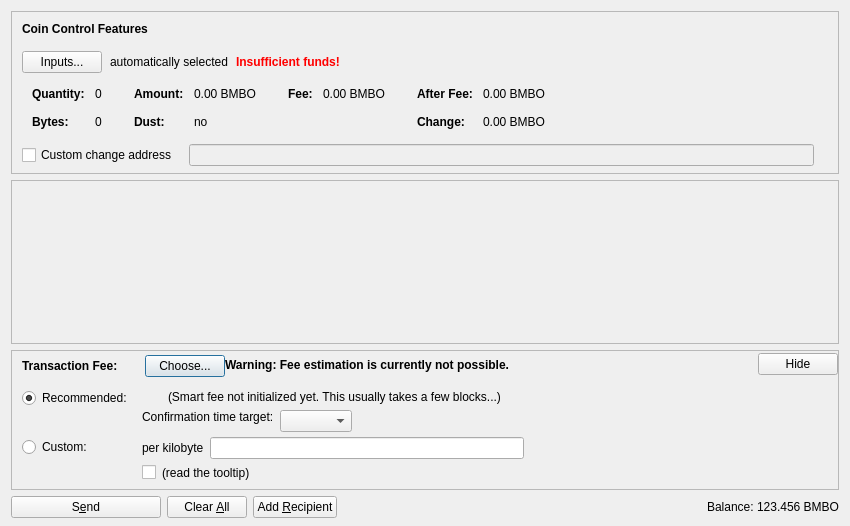
<?xml version="1.0" encoding="UTF-8"?>
<ui version="4.0">
 <class>SendCoinsDialog</class>
 <widget class="QDialog" name="SendCoinsDialog">
  <property name="geometry">
   <rect>
    <x>0</x>
    <y>0</y>
    <width>850</width>
    <height>526</height>
   </rect>
  </property>
  <property name="windowTitle">
   <string>Send Coins</string>
  </property>
  <layout class="QVBoxLayout" name="verticalLayout" stretch="0,1,0,0">
   <property name="bottomMargin">
    <number>8</number>
   </property>
   <item>
    <widget class="QFrame" name="frameCoinControl">
     <property name="sizePolicy">
      <sizepolicy hsizetype="Expanding" vsizetype="Expanding">
       <horstretch>0</horstretch>
       <verstretch>0</verstretch>
      </sizepolicy>
     </property>
     <property name="maximumSize">
      <size>
       <width>16777215</width>
       <height>16777215</height>
      </size>
     </property>
     <property name="frameShape">
      <enum>QFrame::StyledPanel</enum>
     </property>
     <property name="frameShadow">
      <enum>QFrame::Sunken</enum>
     </property>
     <layout class="QVBoxLayout" name="verticalLayoutCoinControl2">
      <property name="spacing">
       <number>0</number>
      </property>
      <property name="leftMargin">
       <number>0</number>
      </property>
      <property name="topMargin">
       <number>0</number>
      </property>
      <property name="rightMargin">
       <number>0</number>
      </property>
      <property name="bottomMargin">
       <number>6</number>
      </property>
      <item>
       <layout class="QVBoxLayout" name="verticalLayoutCoinControl" stretch="0,0,0,0,1">
        <property name="spacing">
         <number>0</number>
        </property>
        <property name="leftMargin">
         <number>10</number>
        </property>
        <property name="topMargin">
         <number>10</number>
        </property>
        <item>
         <layout class="QHBoxLayout" name="horizontalLayoutCoinControl1">
          <property name="bottomMargin">
           <number>15</number>
          </property>
          <item>
           <widget class="QLabel" name="labelCoinControlFeatures">
            <property name="sizePolicy">
             <sizepolicy hsizetype="Preferred" vsizetype="Maximum">
              <horstretch>0</horstretch>
              <verstretch>0</verstretch>
             </sizepolicy>
            </property>
            <property name="font">
             <font>
              <weight>75</weight>
              <bold>true</bold>
             </font>
            </property>
            <property name="styleSheet">
             <string notr="true">font-weight:bold;</string>
            </property>
            <property name="text">
             <string>Coin Control Features</string>
            </property>
           </widget>
          </item>
         </layout>
        </item>
        <item>
         <layout class="QHBoxLayout" name="horizontalLayoutCoinControl2" stretch="0,0,0,0">
          <property name="spacing">
           <number>8</number>
          </property>
          <property name="bottomMargin">
           <number>10</number>
          </property>
          <item>
           <widget class="QPushButton" name="pushButtonCoinControl">
            <property name="styleSheet">
             <string notr="true"/>
            </property>
            <property name="text">
             <string>Inputs...</string>
            </property>
            <property name="autoDefault">
             <bool>false</bool>
            </property>
           </widget>
          </item>
          <item>
           <widget class="QLabel" name="labelCoinControlAutomaticallySelected">
            <property name="text">
             <string>automatically selected</string>
            </property>
            <property name="margin">
             <number>5</number>
            </property>
           </widget>
          </item>
          <item>
           <widget class="QLabel" name="labelCoinControlInsuffFunds">
            <property name="font">
             <font>
              <weight>75</weight>
              <bold>true</bold>
             </font>
            </property>
            <property name="styleSheet">
             <string notr="true">color:red;font-weight:bold;</string>
            </property>
            <property name="text">
             <string>Insufficient funds!</string>
            </property>
            <property name="margin">
             <number>5</number>
            </property>
           </widget>
          </item>
          <item>
           <spacer name="horizontalSpacerCoinControl">
            <property name="orientation">
             <enum>Qt::Horizontal</enum>
            </property>
            <property name="sizeHint" stdset="0">
             <size>
              <width>40</width>
              <height>1</height>
             </size>
            </property>
           </spacer>
          </item>
         </layout>
        </item>
        <item>
         <widget class="QWidget" name="widgetCoinControl" native="true">
          <property name="sizePolicy">
           <sizepolicy hsizetype="Preferred" vsizetype="Preferred">
            <horstretch>0</horstretch>
            <verstretch>0</verstretch>
           </sizepolicy>
          </property>
          <property name="minimumSize">
           <size>
            <width>0</width>
            <height>0</height>
           </size>
          </property>
          <property name="styleSheet">
           <string notr="true"/>
          </property>
          <layout class="QHBoxLayout" name="horizontalLayoutCoinControl5">
           <property name="leftMargin">
            <number>0</number>
           </property>
           <property name="topMargin">
            <number>0</number>
           </property>
           <property name="rightMargin">
            <number>0</number>
           </property>
           <property name="bottomMargin">
            <number>0</number>
           </property>
           <item>
            <layout class="QHBoxLayout" name="horizontalLayoutCoinControl3" stretch="0,0,0,1">
             <property name="spacing">
              <number>20</number>
             </property>
             <property name="topMargin">
              <number>0</number>
             </property>
             <property name="bottomMargin">
              <number>10</number>
             </property>
             <item>
              <layout class="QFormLayout" name="formLayoutCoinControl1">
               <property name="horizontalSpacing">
                <number>10</number>
               </property>
               <property name="verticalSpacing">
                <number>14</number>
               </property>
               <property name="leftMargin">
                <number>10</number>
               </property>
               <property name="topMargin">
                <number>4</number>
               </property>
               <property name="rightMargin">
                <number>6</number>
               </property>
               <item row="0" column="0">
                <widget class="QLabel" name="labelCoinControlQuantityText">
                 <property name="font">
                  <font>
                   <weight>75</weight>
                   <bold>true</bold>
                  </font>
                 </property>
                 <property name="text">
                  <string>Quantity:</string>
                 </property>
                 <property name="margin">
                  <number>0</number>
                 </property>
                </widget>
               </item>
               <item row="0" column="1">
                <widget class="QLabel" name="labelCoinControlQuantity">
                 <property name="cursor">
                  <cursorShape>IBeamCursor</cursorShape>
                 </property>
                 <property name="contextMenuPolicy">
                  <enum>Qt::ActionsContextMenu</enum>
                 </property>
                 <property name="text">
                  <string notr="true">0</string>
                 </property>
                 <property name="margin">
                  <number>0</number>
                 </property>
                 <property name="textInteractionFlags">
                  <set>Qt::LinksAccessibleByMouse|Qt::TextSelectableByKeyboard|Qt::TextSelectableByMouse</set>
                 </property>
                </widget>
               </item>
               <item row="1" column="0">
                <widget class="QLabel" name="labelCoinControlBytesText">
                 <property name="font">
                  <font>
                   <weight>75</weight>
                   <bold>true</bold>
                  </font>
                 </property>
                 <property name="text">
                  <string>Bytes:</string>
                 </property>
                </widget>
               </item>
               <item row="1" column="1">
                <widget class="QLabel" name="labelCoinControlBytes">
                 <property name="cursor">
                  <cursorShape>IBeamCursor</cursorShape>
                 </property>
                 <property name="contextMenuPolicy">
                  <enum>Qt::ActionsContextMenu</enum>
                 </property>
                 <property name="text">
                  <string notr="true">0</string>
                 </property>
                 <property name="textInteractionFlags">
                  <set>Qt::LinksAccessibleByMouse|Qt::TextSelectableByKeyboard|Qt::TextSelectableByMouse</set>
                 </property>
                </widget>
               </item>
              </layout>
             </item>
             <item>
              <layout class="QFormLayout" name="formLayoutCoinControl2">
               <property name="horizontalSpacing">
                <number>10</number>
               </property>
               <property name="verticalSpacing">
                <number>14</number>
               </property>
               <property name="leftMargin">
                <number>6</number>
               </property>
               <property name="topMargin">
                <number>4</number>
               </property>
               <property name="rightMargin">
                <number>6</number>
               </property>
               <item row="0" column="0">
                <widget class="QLabel" name="labelCoinControlAmountText">
                 <property name="font">
                  <font>
                   <weight>75</weight>
                   <bold>true</bold>
                  </font>
                 </property>
                 <property name="text">
                  <string>Amount:</string>
                 </property>
                 <property name="margin">
                  <number>0</number>
                 </property>
                </widget>
               </item>
               <item row="0" column="1">
                <widget class="QLabel" name="labelCoinControlAmount">
                 <property name="cursor">
                  <cursorShape>IBeamCursor</cursorShape>
                 </property>
                 <property name="contextMenuPolicy">
                  <enum>Qt::ActionsContextMenu</enum>
                 </property>
                 <property name="text">
                  <string notr="true">0.00 BMBO</string>
                 </property>
                 <property name="textInteractionFlags">
                  <set>Qt::LinksAccessibleByMouse|Qt::TextSelectableByKeyboard|Qt::TextSelectableByMouse</set>
                 </property>
                </widget>
               </item>
               <item row="1" column="0">
                <widget class="QLabel" name="labelCoinControlLowOutputText">
                 <property name="font">
                  <font>
                   <weight>75</weight>
                   <bold>true</bold>
                  </font>
                 </property>
                 <property name="text">
                  <string>Dust:</string>
                 </property>
                </widget>
               </item>
               <item row="1" column="1">
                <widget class="QLabel" name="labelCoinControlLowOutput">
                 <property name="cursor">
                  <cursorShape>IBeamCursor</cursorShape>
                 </property>
                 <property name="contextMenuPolicy">
                  <enum>Qt::ActionsContextMenu</enum>
                 </property>
                 <property name="text">
                  <string notr="true">no</string>
                 </property>
                 <property name="textInteractionFlags">
                  <set>Qt::LinksAccessibleByMouse|Qt::TextSelectableByKeyboard|Qt::TextSelectableByMouse</set>
                 </property>
                </widget>
               </item>
              </layout>
             </item>
             <item>
              <layout class="QFormLayout" name="formLayoutCoinControl3">
               <property name="horizontalSpacing">
                <number>10</number>
               </property>
               <property name="verticalSpacing">
                <number>14</number>
               </property>
               <property name="leftMargin">
                <number>6</number>
               </property>
               <property name="topMargin">
                <number>4</number>
               </property>
               <property name="rightMargin">
                <number>6</number>
               </property>
               <item row="0" column="0">
                <widget class="QLabel" name="labelCoinControlFeeText">
                 <property name="font">
                  <font>
                   <weight>75</weight>
                   <bold>true</bold>
                  </font>
                 </property>
                 <property name="text">
                  <string>Fee:</string>
                 </property>
                 <property name="margin">
                  <number>0</number>
                 </property>
                </widget>
               </item>
               <item row="0" column="1">
                <widget class="QLabel" name="labelCoinControlFee">
                 <property name="cursor">
                  <cursorShape>IBeamCursor</cursorShape>
                 </property>
                 <property name="contextMenuPolicy">
                  <enum>Qt::ActionsContextMenu</enum>
                 </property>
                 <property name="text">
                  <string notr="true">0.00 BMBO</string>
                 </property>
                 <property name="textInteractionFlags">
                  <set>Qt::LinksAccessibleByMouse|Qt::TextSelectableByKeyboard|Qt::TextSelectableByMouse</set>
                 </property>
                </widget>
               </item>
              </layout>
             </item>
             <item>
              <layout class="QFormLayout" name="formLayoutCoinControl4">
               <property name="horizontalSpacing">
                <number>10</number>
               </property>
               <property name="verticalSpacing">
                <number>14</number>
               </property>
               <property name="leftMargin">
                <number>6</number>
               </property>
               <property name="topMargin">
                <number>4</number>
               </property>
               <property name="rightMargin">
                <number>6</number>
               </property>
               <item row="0" column="0">
                <widget class="QLabel" name="labelCoinControlAfterFeeText">
                 <property name="font">
                  <font>
                   <weight>75</weight>
                   <bold>true</bold>
                  </font>
                 </property>
                 <property name="text">
                  <string>After Fee:</string>
                 </property>
                 <property name="margin">
                  <number>0</number>
                 </property>
                </widget>
               </item>
               <item row="0" column="1">
                <widget class="QLabel" name="labelCoinControlAfterFee">
                 <property name="cursor">
                  <cursorShape>IBeamCursor</cursorShape>
                 </property>
                 <property name="contextMenuPolicy">
                  <enum>Qt::ActionsContextMenu</enum>
                 </property>
                 <property name="text">
                  <string notr="true">0.00 BMBO</string>
                 </property>
                 <property name="textInteractionFlags">
                  <set>Qt::LinksAccessibleByMouse|Qt::TextSelectableByKeyboard|Qt::TextSelectableByMouse</set>
                 </property>
                </widget>
               </item>
               <item row="1" column="0">
                <widget class="QLabel" name="labelCoinControlChangeText">
                 <property name="font">
                  <font>
                   <weight>75</weight>
                   <bold>true</bold>
                  </font>
                 </property>
                 <property name="text">
                  <string>Change:</string>
                 </property>
                </widget>
               </item>
               <item row="1" column="1">
                <widget class="QLabel" name="labelCoinControlChange">
                 <property name="cursor">
                  <cursorShape>IBeamCursor</cursorShape>
                 </property>
                 <property name="contextMenuPolicy">
                  <enum>Qt::ActionsContextMenu</enum>
                 </property>
                 <property name="text">
                  <string notr="true">0.00 BMBO</string>
                 </property>
                 <property name="textInteractionFlags">
                  <set>Qt::LinksAccessibleByMouse|Qt::TextSelectableByKeyboard|Qt::TextSelectableByMouse</set>
                 </property>
                </widget>
               </item>
              </layout>
             </item>
            </layout>
           </item>
          </layout>
         </widget>
        </item>
        <item>
         <layout class="QHBoxLayout" name="horizontalLayoutCoinControl4" stretch="0,0,0">
          <property name="spacing">
           <number>12</number>
          </property>
          <property name="sizeConstraint">
           <enum>QLayout::SetDefaultConstraint</enum>
          </property>
          <property name="topMargin">
           <number>5</number>
          </property>
          <property name="rightMargin">
           <number>5</number>
          </property>
          <item>
           <widget class="QCheckBox" name="checkBoxCoinControlChange">
            <property name="toolTip">
             <string>If this is activated, but the change address is empty or invalid, change will be sent to a newly generated address.</string>
            </property>
            <property name="text">
             <string>Custom change address</string>
            </property>
           </widget>
          </item>
          <item>
           <widget class="QValidatedLineEdit" name="lineEditCoinControlChange">
            <property name="enabled">
             <bool>false</bool>
            </property>
            <property name="sizePolicy">
             <sizepolicy hsizetype="Expanding" vsizetype="Fixed">
              <horstretch>0</horstretch>
              <verstretch>0</verstretch>
             </sizepolicy>
            </property>
           </widget>
          </item>
          <item>
           <widget class="QLabel" name="labelCoinControlChangeLabel">
            <property name="sizePolicy">
             <sizepolicy hsizetype="Preferred" vsizetype="Expanding">
              <horstretch>0</horstretch>
              <verstretch>0</verstretch>
             </sizepolicy>
            </property>
            <property name="minimumSize">
             <size>
              <width>0</width>
              <height>0</height>
             </size>
            </property>
            <property name="text">
             <string/>
            </property>
            <property name="margin">
             <number>3</number>
            </property>
           </widget>
          </item>
         </layout>
        </item>
        <item>
         <spacer name="verticalSpacerCoinControl">
          <property name="orientation">
           <enum>Qt::Vertical</enum>
          </property>
          <property name="sizeHint" stdset="0">
           <size>
            <width>800</width>
            <height>1</height>
           </size>
          </property>
         </spacer>
        </item>
       </layout>
      </item>
     </layout>
    </widget>
   </item>
   <item>
    <widget class="QScrollArea" name="scrollArea">
     <property name="widgetResizable">
      <bool>true</bool>
     </property>
     <widget class="QWidget" name="scrollAreaWidgetContents">
      <property name="geometry">
       <rect>
        <x>0</x>
        <y>0</y>
        <width>830</width>
        <height>104</height>
       </rect>
      </property>
      <layout class="QVBoxLayout" name="verticalLayout_2" stretch="0,1">
       <property name="leftMargin">
        <number>0</number>
       </property>
       <property name="topMargin">
        <number>0</number>
       </property>
       <property name="rightMargin">
        <number>0</number>
       </property>
       <property name="bottomMargin">
        <number>0</number>
       </property>
       <item>
        <layout class="QVBoxLayout" name="entries">
         <property name="spacing">
          <number>6</number>
         </property>
        </layout>
       </item>
       <item>
        <spacer name="verticalSpacer">
         <property name="orientation">
          <enum>Qt::Vertical</enum>
         </property>
         <property name="sizeHint" stdset="0">
          <size>
           <width>20</width>
           <height>40</height>
          </size>
         </property>
        </spacer>
       </item>
      </layout>
     </widget>
    </widget>
   </item>
   <item>
    <widget class="QFrame" name="frameFee">
     <property name="sizePolicy">
      <sizepolicy hsizetype="Expanding" vsizetype="Expanding">
       <horstretch>0</horstretch>
       <verstretch>0</verstretch>
      </sizepolicy>
     </property>
     <property name="maximumSize">
      <size>
       <width>16777215</width>
       <height>16777215</height>
      </size>
     </property>
     <property name="frameShape">
      <enum>QFrame::StyledPanel</enum>
     </property>
     <property name="frameShadow">
      <enum>QFrame::Sunken</enum>
     </property>
     <layout class="QVBoxLayout" name="verticalLayoutFee1">
      <property name="spacing">
       <number>0</number>
      </property>
      <property name="leftMargin">
       <number>0</number>
      </property>
      <property name="topMargin">
       <number>0</number>
      </property>
      <property name="rightMargin">
       <number>0</number>
      </property>
      <property name="bottomMargin">
       <number>0</number>
      </property>
      <item>
       <layout class="QVBoxLayout" name="verticalLayoutFee2" stretch="0,0,0">
        <property name="spacing">
         <number>0</number>
        </property>
        <property name="leftMargin">
         <number>10</number>
        </property>
        <property name="topMargin">
         <number>0</number>
        </property>
        <item>
         <layout class="QHBoxLayout" name="horizontalLayoutFee1">
          <property name="bottomMargin">
           <number>0</number>
          </property>
          <item>
           <layout class="QVBoxLayout" name="verticalLayoutFee7">
            <property name="spacing">
             <number>0</number>
            </property>
            <item>
             <spacer name="verticalSpacerSmartFee">
              <property name="orientation">
               <enum>Qt::Vertical</enum>
              </property>
              <property name="sizeType">
               <enum>QSizePolicy::Fixed</enum>
              </property>
              <property name="sizeHint" stdset="0">
               <size>
                <width>1</width>
                <height>4</height>
               </size>
              </property>
             </spacer>
            </item>
            <item>
             <layout class="QHBoxLayout" name="horizontalLayoutSmartFee">
              <property name="spacing">
               <number>10</number>
              </property>
              <item>
               <widget class="QLabel" name="labelFeeHeadline">
                <property name="sizePolicy">
                 <sizepolicy hsizetype="Preferred" vsizetype="Maximum">
                  <horstretch>0</horstretch>
                  <verstretch>0</verstretch>
                 </sizepolicy>
                </property>
                <property name="font">
                 <font>
                  <weight>75</weight>
                  <bold>true</bold>
                 </font>
                </property>
                <property name="styleSheet">
                 <string notr="true">font-weight:bold;</string>
                </property>
                <property name="text">
                 <string>Transaction Fee:</string>
                </property>
               </widget>
              </item>
              <item>
               <widget class="QLabel" name="labelFeeMinimized">
                <property name="text">
                 <string/>
                </property>
               </widget>
              </item>
              <item>
               <widget class="QPushButton" name="buttonChooseFee">
                <property name="text">
                 <string>Choose...</string>
                </property>
               </widget>
              </item>
             </layout>
            </item>
            <item>
             <spacer name="verticalSpacer_5">
              <property name="orientation">
               <enum>Qt::Vertical</enum>
              </property>
              <property name="sizeHint" stdset="0">
               <size>
                <width>1</width>
                <height>1</height>
               </size>
              </property>
             </spacer>
            </item>
           </layout>
          </item>
          <item>
           <widget class="QLabel" name="fallbackFeeWarningLabel">
            <property name="toolTip">
             <string>Using the fallbackfee can result in sending a transaction that will take several hours or days (or never) to confirm. Consider choosing your fee manually or wait until you have validated the complete chain.</string>
            </property>
            <property name="font">
            <font>
                <weight>75</weight>
                <bold>true</bold>
            </font>
            </property>
            <property name="text">
             <string>Warning: Fee estimation is currently not possible.</string>
            </property>
            <property name="wordWrap">
             <bool>false</bool>
            </property>
           </widget>
          </item>
          <item>
           <spacer name="horizontalSpacer_4">
            <property name="orientation">
             <enum>Qt::Horizontal</enum>
            </property>
            <property name="sizeType">
             <enum>QSizePolicy::MinimumExpanding</enum>
            </property>
            <property name="sizeHint" stdset="0">
             <size>
              <width>40</width>
              <height>20</height>
             </size>
            </property>
           </spacer>
          </item>
          <item>
           <widget class="QPushButton" name="buttonMinimizeFee">
            <property name="toolTip">
             <string>collapse fee-settings</string>
            </property>
            <property name="text">
             <string>Hide</string>
            </property>
           </widget>
          </item>
         </layout>
        </item>
        <item>
         <widget class="QFrame" name="frameFeeSelection">
          <layout class="QVBoxLayout" name="verticalLayoutFee12">
           <property name="spacing">
            <number>0</number>
           </property>
           <property name="leftMargin">
            <number>0</number>
           </property>
           <property name="topMargin">
            <number>0</number>
           </property>
           <property name="rightMargin">
            <number>0</number>
           </property>
           <property name="bottomMargin">
            <number>0</number>
           </property>
           <item>
            <layout class="QGridLayout" name="gridLayoutFee">
             <property name="topMargin">
              <number>10</number>
             </property>
             <property name="bottomMargin">
              <number>4</number>
             </property>
             <property name="horizontalSpacing">
              <number>10</number>
             </property>
             <property name="verticalSpacing">
              <number>4</number>
             </property>
             <item row="1" column="1">
              <layout class="QVBoxLayout" name="verticalLayoutFee8">
               <property name="spacing">
                <number>6</number>
               </property>
               <item>
                <layout class="QHBoxLayout" name="horizontalLayoutFee13">
                 <item>
                  <widget class="QLabel" name="labelCustomPerKilobyte">
                   <property name="toolTip">
                    <string>If the custom fee is set to 1000 satoshis and the transaction is only 250 bytes, then &quot;per kilobyte&quot; only pays 250 satoshis in fee, while &quot;total at least&quot; pays 1000 satoshis. For transactions bigger than a kilobyte both pay by kilobyte.</string>
                   </property>
                   <property name="text">
                    <string>per kilobyte</string>
                   </property>
                  </widget>
                 </item>
                 <item>
                  <widget class="BitcoinAmountField" name="customFee"/>
                 </item>
                 <item>
                  <spacer name="horizontalSpacer_6">
                   <property name="orientation">
                    <enum>Qt::Horizontal</enum>
                   </property>
                   <property name="sizeHint" stdset="0">
                    <size>
                     <width>1</width>
                     <height>1</height>
                    </size>
                   </property>
                  </spacer>
                 </item>
                </layout>
               </item>
               <item>
                <layout class="QHBoxLayout" name="horizontalLayoutFee8">
                 <item>
                  <widget class="QCheckBox" name="checkBoxMinimumFee">
                   <property name="toolTip">
                    <string>Paying only the minimum fee is just fine as long as there is less transaction volume than space in the blocks. But be aware that this can end up in a never confirming transaction once there is more demand for bimbocoin transactions than the network can process.</string>
                   </property>
                   <property name="text">
                    <string/>
                   </property>
                  </widget>
                 </item>
                 <item>
                  <widget class="QLabel" name="labelMinFeeWarning">
                   <property name="enabled">
                    <bool>true</bool>
                   </property>
                   <property name="toolTip">
                    <string>Paying only the minimum fee is just fine as long as there is less transaction volume than space in the blocks. But be aware that this can end up in a never confirming transaction once there is more demand for bimbocoin transactions than the network can process.</string>
                   </property>
                   <property name="text">
                    <string>(read the tooltip)</string>
                   </property>
                   <property name="margin">
                    <number>5</number>
                   </property>
                  </widget>
                 </item>
                 <item>
                  <spacer name="horizontalSpacer_2">
                   <property name="orientation">
                    <enum>Qt::Horizontal</enum>
                   </property>
                   <property name="sizeHint" stdset="0">
                    <size>
                     <width>1</width>
                     <height>1</height>
                    </size>
                   </property>
                  </spacer>
                 </item>
                </layout>
               </item>
              </layout>
             </item>
             <item row="0" column="0">
              <layout class="QVBoxLayout" name="verticalLayoutFee4" stretch="0,1">
               <item>
                <widget class="QRadioButton" name="radioSmartFee">
                 <property name="text">
                  <string>Recommended:</string>
                 </property>
                 <property name="checked">
                  <bool>true</bool>
                 </property>
                 <attribute name="buttonGroup">
                  <string notr="true">groupFee</string>
                 </attribute>
                </widget>
               </item>
               <item>
                <spacer name="verticalSpacer_2">
                 <property name="orientation">
                  <enum>Qt::Vertical</enum>
                 </property>
                 <property name="sizeHint" stdset="0">
                  <size>
                   <width>1</width>
                   <height>1</height>
                  </size>
                 </property>
                </spacer>
               </item>
              </layout>
             </item>
             <item row="1" column="0">
              <layout class="QVBoxLayout" name="verticalLayoutFee9" stretch="0,1">
               <item>
                <widget class="QRadioButton" name="radioCustomFee">
                 <property name="text">
                  <string>Custom:</string>
                 </property>
                 <attribute name="buttonGroup">
                  <string notr="true">groupFee</string>
                 </attribute>
                </widget>
               </item>
               <item>
                <spacer name="verticalSpacer_6">
                 <property name="orientation">
                  <enum>Qt::Vertical</enum>
                 </property>
                 <property name="sizeHint" stdset="0">
                  <size>
                   <width>1</width>
                   <height>1</height>
                  </size>
                 </property>
                </spacer>
               </item>
              </layout>
             </item>
             <item row="0" column="1">
              <layout class="QVBoxLayout" name="verticalLayoutFee3" stretch="0,0,1">
               <property name="spacing">
                <number>6</number>
               </property>
               <property name="topMargin">
                <number>2</number>
               </property>
               <item>
                <layout class="QHBoxLayout" name="horizontalLayoutFee12">
                 <item>
                  <widget class="QLabel" name="labelSmartFee">
                   <property name="text">
                    <string/>
                   </property>
                   <property name="margin">
                    <number>2</number>
                   </property>
                  </widget>
                 </item>
                 <item>
                  <widget class="QLabel" name="labelFeeEstimation">
                   <property name="text">
                    <string/>
                   </property>
                  </widget>
                 </item>
                 <item>
                  <widget class="QLabel" name="labelSmartFee2">
                   <property name="text">
                    <string>(Smart fee not initialized yet. This usually takes a few blocks...)</string>
                   </property>
                   <property name="margin">
                    <number>2</number>
                   </property>
                  </widget>
                 </item>
                 <item>
                  <spacer name="horizontalSpacer_5">
                   <property name="orientation">
                    <enum>Qt::Horizontal</enum>
                   </property>
                   <property name="sizeHint" stdset="0">
                    <size>
                     <width>1</width>
                     <height>1</height>
                    </size>
                   </property>
                  </spacer>
                 </item>
                </layout>
               </item>
               <item>
                <layout class="QHBoxLayout" name="horizontalLayoutFee9">
                 <item>
                  <layout class="QVBoxLayout" name="verticalLayoutFee6">
                   <item>
                    <widget class="QLabel" name="labelSmartFee3">
                     <property name="text">
                      <string>Confirmation time target:</string>
                     </property>
                     <property name="margin">
                      <number>2</number>
                     </property>
                    </widget>
                   </item>
                   <item>
                    <spacer name="verticalSpacer_3">
                     <property name="orientation">
                      <enum>Qt::Vertical</enum>
                     </property>
                     <property name="sizeHint" stdset="0">
                      <size>
                       <width>1</width>
                       <height>1</height>
                      </size>
                     </property>
                    </spacer>
                   </item>
                  </layout>
                 </item>
                 <item>
                  <layout class="QVBoxLayout" name="verticalLayoutFee5">
                   <property name="rightMargin">
                    <number>30</number>
                   </property>
                   <item>
                    <layout class="QHBoxLayout" name="horizontalLayoutConfTarget">
                     <property name="bottomMargin">
                      <number>0</number>
                     </property>
                     <item>
                      <widget class="QComboBox" name="confTargetSelector"/>
                     </item>
                     <item>
                      <spacer name="horizontalSpacerConfTarget">
                       <property name="orientation">
                        <enum>Qt::Horizontal</enum>
                       </property>
                       <property name="sizeHint" stdset="0">
                        <size>
                         <width>40</width>
                         <height>20</height>
                        </size>
                       </property>
                      </spacer>
                     </item>
                    </layout>
                   </item>
                  </layout>
                 </item>
                </layout>
               </item>
               <item>
                <spacer name="verticalSpacer_4">
                 <property name="orientation">
                  <enum>Qt::Vertical</enum>
                 </property>
                 <property name="sizeHint" stdset="0">
                  <size>
                   <width>1</width>
                   <height>1</height>
                  </size>
                 </property>
                </spacer>
               </item>
              </layout>
             </item>
            </layout>
           </item>
          </layout>
         </widget>
        </item>
        <item>
         <spacer name="verticalSpacerFee">
          <property name="orientation">
           <enum>Qt::Vertical</enum>
          </property>
          <property name="sizeHint" stdset="0">
           <size>
            <width>40</width>
            <height>5</height>
           </size>
          </property>
         </spacer>
        </item>
       </layout>
      </item>
     </layout>
    </widget>
   </item>
   <item>
    <layout class="QHBoxLayout" name="horizontalLayout">
     <item>
      <widget class="QPushButton" name="sendButton">
       <property name="minimumSize">
        <size>
         <width>150</width>
         <height>0</height>
        </size>
       </property>
       <property name="toolTip">
        <string>Confirm the send action</string>
       </property>
       <property name="text">
        <string>S&amp;end</string>
       </property>
       <property name="icon">
        <iconset resource="../bitcoin.qrc">
         <normaloff>:/icons/send</normaloff>:/icons/send</iconset>
       </property>
       <property name="autoDefault">
        <bool>false</bool>
       </property>
       <property name="default">
        <bool>false</bool>
       </property>
      </widget>
     </item>
     <item>
      <widget class="QPushButton" name="clearButton">
       <property name="sizePolicy">
        <sizepolicy hsizetype="Minimum" vsizetype="Fixed">
         <horstretch>0</horstretch>
         <verstretch>0</verstretch>
        </sizepolicy>
       </property>
       <property name="toolTip">
        <string>Clear all fields of the form.</string>
       </property>
       <property name="text">
        <string>Clear &amp;All</string>
       </property>
       <property name="icon">
        <iconset resource="../bitcoin.qrc">
         <normaloff>:/icons/remove</normaloff>:/icons/remove</iconset>
       </property>
       <property name="autoDefault">
        <bool>false</bool>
       </property>
      </widget>
     </item>
     <item>
      <widget class="QPushButton" name="addButton">
       <property name="toolTip">
        <string>Send to multiple recipients at once</string>
       </property>
       <property name="text">
        <string>Add &amp;Recipient</string>
       </property>
       <property name="icon">
        <iconset resource="../bitcoin.qrc">
         <normaloff>:/icons/add</normaloff>:/icons/add</iconset>
       </property>
       <property name="autoDefault">
        <bool>false</bool>
       </property>
      </widget>
     </item>
     <item>
      <spacer name="horizontalSpacer">
       <property name="orientation">
        <enum>Qt::Horizontal</enum>
       </property>
       <property name="sizeHint" stdset="0">
        <size>
         <width>40</width>
         <height>20</height>
        </size>
       </property>
      </spacer>
     </item>
     <item>
      <layout class="QHBoxLayout" name="horizontalLayout_2">
       <property name="spacing">
        <number>3</number>
       </property>
       <item>
        <widget class="QLabel" name="label">
         <property name="sizePolicy">
          <sizepolicy hsizetype="Preferred" vsizetype="Fixed">
           <horstretch>0</horstretch>
           <verstretch>0</verstretch>
          </sizepolicy>
         </property>
         <property name="text">
          <string>Balance:</string>
         </property>
        </widget>
       </item>
       <item>
        <widget class="QLabel" name="labelBalance">
         <property name="sizePolicy">
          <sizepolicy hsizetype="Preferred" vsizetype="Fixed">
           <horstretch>0</horstretch>
           <verstretch>0</verstretch>
          </sizepolicy>
         </property>
         <property name="cursor">
          <cursorShape>IBeamCursor</cursorShape>
         </property>
         <property name="text">
          <string notr="true">123.456 BMBO</string>
         </property>
         <property name="textInteractionFlags">
          <set>Qt::LinksAccessibleByMouse|Qt::TextSelectableByKeyboard|Qt::TextSelectableByMouse</set>
         </property>
        </widget>
       </item>
      </layout>
     </item>
    </layout>
   </item>
  </layout>
 </widget>
 <customwidgets>
  <customwidget>
   <class>QValidatedLineEdit</class>
   <extends>QLineEdit</extends>
   <header>qt/qvalidatedlineedit.h</header>
  </customwidget>
  <customwidget>
   <class>BitcoinAmountField</class>
   <extends>QLineEdit</extends>
   <header>qt/bitcoinamountfield.h</header>
   <container>1</container>
  </customwidget>
 </customwidgets>
 <resources>
  <include location="../bitcoin.qrc"/>
 </resources>
 <connections/>
 <buttongroups>
  <buttongroup name="groupFee"/>
 </buttongroups>
</ui>
